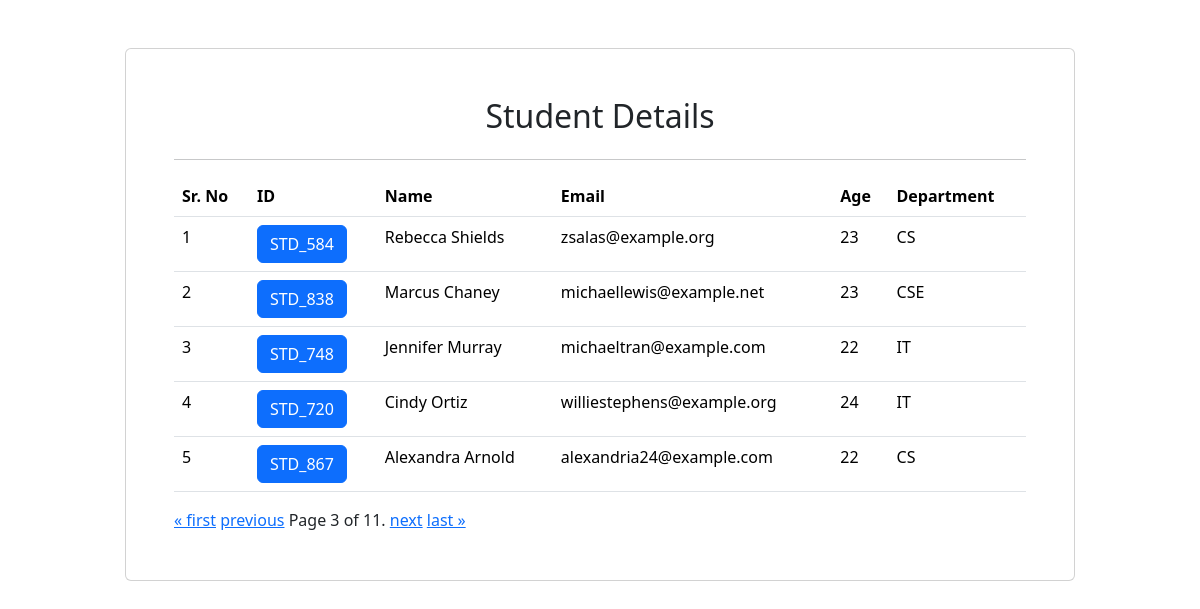
/?page=3, run on the app's committed database.
### app/models.py (models this page shows)
class Student(models.Model):
    dept = models.ForeignKey(Department,on_delete=models.CASCADE)
    stid = models.ForeignKey(StudentId,on_delete=models.CASCADE)
    name = models.CharField(max_length=30)
    email  =models.CharField(max_length=50)
    age = models.IntegerField()

class StudentId(models.Model):
    stid = models.CharField(max_length=10)

class Department(models.Model):
    name = models.CharField(max_length=20)

### app/views.py (the view)
# urls.py: path("",index,name="index"),
def index(request):
    allStudent = Student.objects.all()
    paginator = Paginator(allStudent, 5)
    page_number = request.GET.get("page")
    page_obj = paginator.get_page(page_number)
    return render(request,"index.html",{"students":page_obj})

### app/templates/index.html (shortened to what this page needs)
<!DOCTYPE html>
<html lang="en">
<head>
    <link href="https://cdn.jsdelivr.net/npm/bootstrap@5.3.6/dist/css/bootstrap.min.css" rel="stylesheet">
</head>
<body>
    <div class="container">
        <div class="row">
            <div class="col-10 mx-auto card p-5 mt-5">
                <h2 align="center">Student Details</h2>
                <hr>
    <table class="table">
        <tr>
            <th>Sr. No</th>
            <th>ID</th>
            <th>Name</th>
            <th>Email</th>
            <th>Age</th>
            <th>Department</th>
        </tr>
        {%for std in students%}
        <tr>
            <td>{{forloop.counter}}</td>
            <td><a href="{%url 'marksheet'%}?id={{std.id}}" class="btn btn-primary">{{std.stid.stid}}</a></td>
            <td>{{std.name}}</td>
            <td>{{std.email}}</td>
            <td>{{std.age}}</td>
            <td>{{std.dept.name}}</td>
        </tr>
        {%endfor%}
    </table>
    <div class="pagination">
        <span class="step-links">
            {% if students.has_previous %}
                <a href="?page=1">&laquo; first</a>
                <a href="?page={{ students.previous_page_number }}">previous</a>
            {% endif %}
            <span class="current">
                Page {{ students.number }} of {{ students.paginator.num_pages }}.
            </span>
            {% if students.has_next %}
                <a href="?page={{ students.next_page_number }}">next</a>
                <a href="?page={{ students.paginator.num_pages }}">last &raquo;</a>
            {% endif %}
        </span>
    </div>
</div>
</div>
</div>
</body>
</html>

### data on the page
Student: stid.stid "STD_584", name "Rebecca Shields", email "zsalas@example.org", age "23", dept.name "CS"
Student: stid.stid "STD_838", name "Marcus Chaney", email "michaellewis@example.net", age "23", dept.name "CSE"
Student: stid.stid "STD_748", name "Jennifer Murray", email "michaeltran@example.com", age "22", dept.name "IT"
Student: stid.stid "STD_720", name "Cindy Ortiz", email "williestephens@example.org", age "24", dept.name "IT"
Student: stid.stid "STD_867", name "Alexandra Arnold", email "alexandria24@example.com", age "22", dept.name "CS"

### other printed values
{{ students.number }} "3"
{{ students.paginator.num_pages }} "11"
